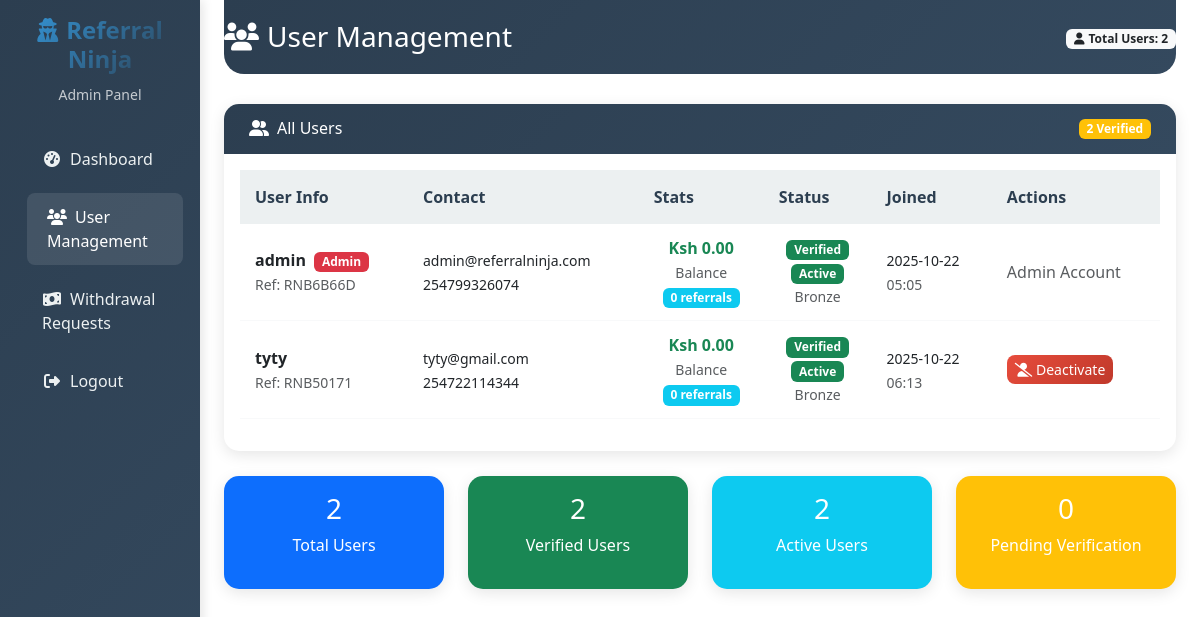
Before: /admin/users (signed in) with the older database file.
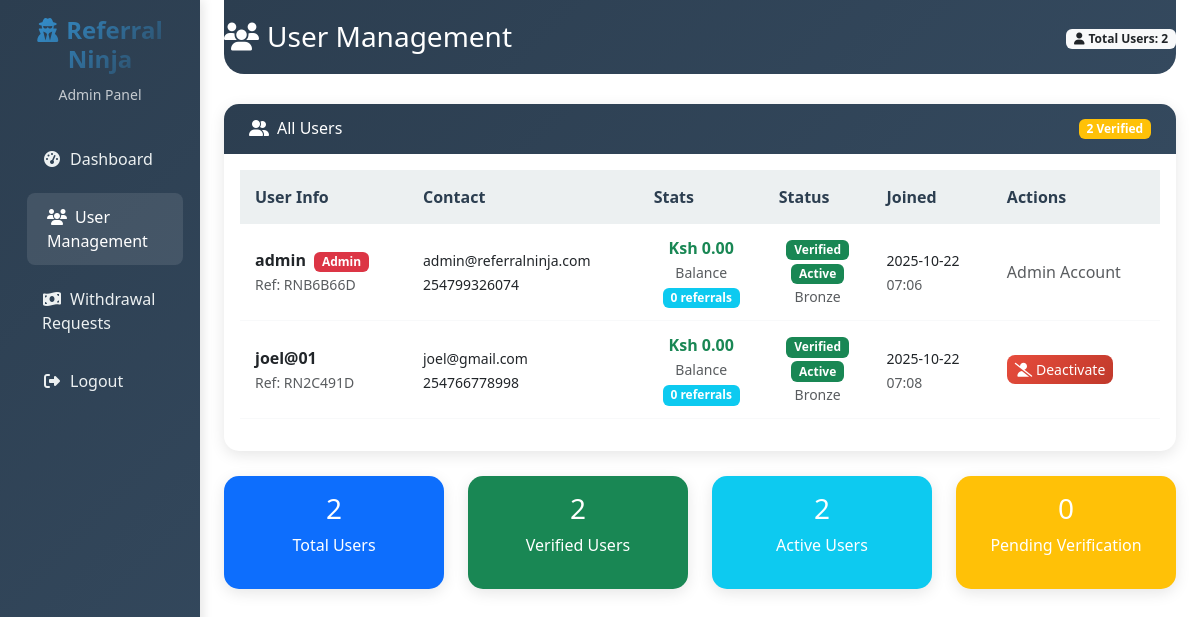
After: the same page with the newer database file.
### app.py (models this page shows, shortened)
class User(UserMixin, db.Model):
    id = db.Column(db.Integer, primary_key=True)
    username = db.Column(db.String(80), unique=True, nullable=False)
    email = db.Column(db.String(120), unique=True, nullable=False)
    password_hash = db.Column(db.String(200), nullable=False)
    phone_number = db.Column(db.String(20), unique=True, nullable=False)
    balance = db.Column(db.Float, default=0.0)
    referral_code = db.Column(db.String(10), unique=True)
    referred_by = db.Column(db.String(10))
    referral_balance = db.Column(db.Float, default=0.0)
    total_earned = db.Column(db.Float, default=0.0)
    total_withdrawn = db.Column(db.Float, default=0.0)
    referral_count = db.Column(db.Integer, default=0)
    is_admin = db.Column(db.Boolean, default=False)
    is_verified = db.Column(db.Boolean, default=False)
    is_active = db.Column(db.Boolean, default=True)
    created_at = db.Column(db.DateTime, default=lambda: datetime.now(timezone.utc))
    user_rank = db.Column(db.String(20), default='Bronze')
    total_commission = db.Column(db.Float, default=0.0)
    referral_source = db.Column(db.String(20), default='direct')
    reset_token = db.Column(db.String(100), unique=True)
    reset_token_expires = db.Column(db.DateTime)

### app.py (the view)
@app.route('/admin/users')
@login_required
@admin_required
def admin_users():
    users = User.query.all()
    for user in users:
        user.referral_count = Referral.query.filter_by(referrer_id=user.id).count()
        user.pending_withdrawals = Transaction.query.filter_by(
            user_id=user.id,
            transaction_type='withdrawal',
            status='pending'
        ).count()
    return render_template('admin_users.html', users=users)

### app.py (called while the page is built)
def admin_required(f):
    @wraps(f)
    def decorated_function(*args, **kwargs):
        if not current_user.is_admin:
            flash('Access denied. Admin privileges required.', 'error')
            return redirect(url_for('dashboard'))
        return f(*args, **kwargs)
    return decorated_function

@app.context_processor
def utility_processor():
    return {
        'abs': abs,
        'min': min,
        'max': max,
        'round': round,
        'len': len
    }

@app.context_processor
def inject_now():
    return {'now': datetime.now(timezone.utc)}

@login_manager.user_loader
def load_user(user_id):
    try:
        return db.session.get(User, int(user_id))
    except Exception as e:
        print(f"Error loading user {user_id}: {e}")
        return None

@app.before_request
def before_request():
    try:
        db.session.execute(text('SELECT 1'))
    except Exception as e:
        print(f"Database connection error: {e}")
        db.session.rollback()

### templates/admin_users.html (shortened to what the changed rows need)
<!DOCTYPE html>
<html lang="en">
<head>
    <link href="https://cdn.jsdelivr.net/npm/bootstrap@5.3.0/dist/css/bootstrap.min.css" rel="stylesheet">
    <link rel="stylesheet" href="https://cdnjs.cloudflare.com/ajax/libs/font-awesome/6.4.0/css/all.min.css">
</head>
<body>
    <div class="container-fluid">
        <div class="row">
            <main class="col-md-9 ms-sm-auto col-lg-10 px-md-4">
                <div class="main-header">
                    <div class="d-flex justify-content-between align-items-center">
                        <h1 class="h3 mb-0">
                            <i class="fas fa-users me-2"></i>User Management
                        </h1>
                    </div>
                </div>
                <div class="card">
                    <div class="card-body">
                        {% if users %}
                            <div class="table-responsive">
                                <table class="table table-hover">
                                    <thead>
                                        <tr>
                                            <th>User Info</th>
                                            <th>Contact</th>
                                            <th>Stats</th>
                                            <th>Status</th>
                                            <th>Joined</th>
                                            <th>Actions</th>
                                        </tr>
                                    </thead>
                                    <tbody>
                                        {% for user in users %}
                                        <tr>
                                            <td>
                                                <div>
                                                    <strong>{{ user.username }}</strong>
                                                    {% if user.is_admin %}
                                                        <span class="badge bg-danger ms-1">Admin</span>
                                                    {% endif %}
                                                    <br>
                                                    <small class="text-muted">Ref: {{ user.referral_code }}</small>
                                                </div>
                                            </td>
                                            <td>
                                                <div>
                                                    <small>{{ user.email }}</small>
                                                    <br>
                                                    <small>{{ user.phone_number }}</small>
                                                </div>
                                            </td>
                                            <td>
                                                <div class="text-center">
                                                    <div class="fw-bold text-success">Ksh {{ "%.2f"|format(user.balance) }}</div>
                                                    <small class="text-muted">Balance</small>
                                                    <br>
                                                    <span class="badge bg-info">{{ user.referral_count }} referrals</span>
                                                </div>
                                            </td>
                                            <td>
                                                <div class="text-center">
                                                    {% if user.is_verified %}
                                                        <span class="badge bg-success">Verified</span>
                                                    {% else %}
                                                        <span class="badge bg-warning">Unverified</span>
                                                    {% endif %}
                                                    <br>
                                                    {% if user.is_active %}
                                                        <span class="badge bg-success">Active</span>
                                                    {% else %}
                                                        <span class="badge bg-danger">Inactive</span>
                                                    {% endif %}
                                                    <br>
                                                    <small class="text-muted">{{ user.user_rank }}</small>
                                                </div>
                                            </td>
                                            <td>
                                                <small>{{ user.created_at.strftime('%Y-%m-%d') }}</small>
                                                <br>
                                                <small class="text-muted">{{ user.created_at.strftime('%H:%M') }}</small>
                                            </td>
                                            <td>
                                                {% if not user.is_admin %}
                                                    <div class="btn-group-vertical btn-group-sm">
                                                        <button class="btn btn-{{ 'danger' if user.is_active else 'success' }}"
                                                                onclick="toggleUserStatus({{ user.id }})"
                                                                title="{{ 'Deactivate' if user.is_active else 'Activate' }} User">
                                                            <i class="fas fa-{{ 'user-slash' if user.is_active else 'user-check' }}"></i>
                                                            {{ 'Deactivate' if user.is_active else 'Activate' }}
                                                        </button>
                                                    </div>
                                                {% else %}
                                                    <span class="text-muted">Admin Account</span>
                                                {% endif %}
                                            </td>
                                        </tr>
                                        {% endfor %}
                                    </tbody>
                                </table>
                            </div>
                        {% else %}
                            <div class="text-center py-4">
                                <i class="fas fa-users fa-3x text-muted mb-3"></i>
                                <p class="text-muted">No users found in the system</p>
                            </div>
                        {% endif %}
                    </div>
                </div>
            </main>
        </div>
    </div>
</body>
</html>

Changed rows visible on the page:
removed User: username "tyty", referral_code "RNB50171", email "tyty@gmail.com", phone_number "254722114344", balance "0.00", referral_count "0", is_verified "Verified", shows "Active", user_rank "Bronze", created_at "2025-10-22", created_at "06:13", is_active "Deactivate"
changed User "admin": created_at "05:05" → "07:06"
added User: username "joel@01", referral_code "RN2C491D", email "joel@gmail.com", phone_number "254766778998", balance "0.00", referral_count "0", is_verified "Verified", shows "Active", user_rank "Bronze", created_at "2025-10-22", created_at "07:08", is_active "Deactivate"
